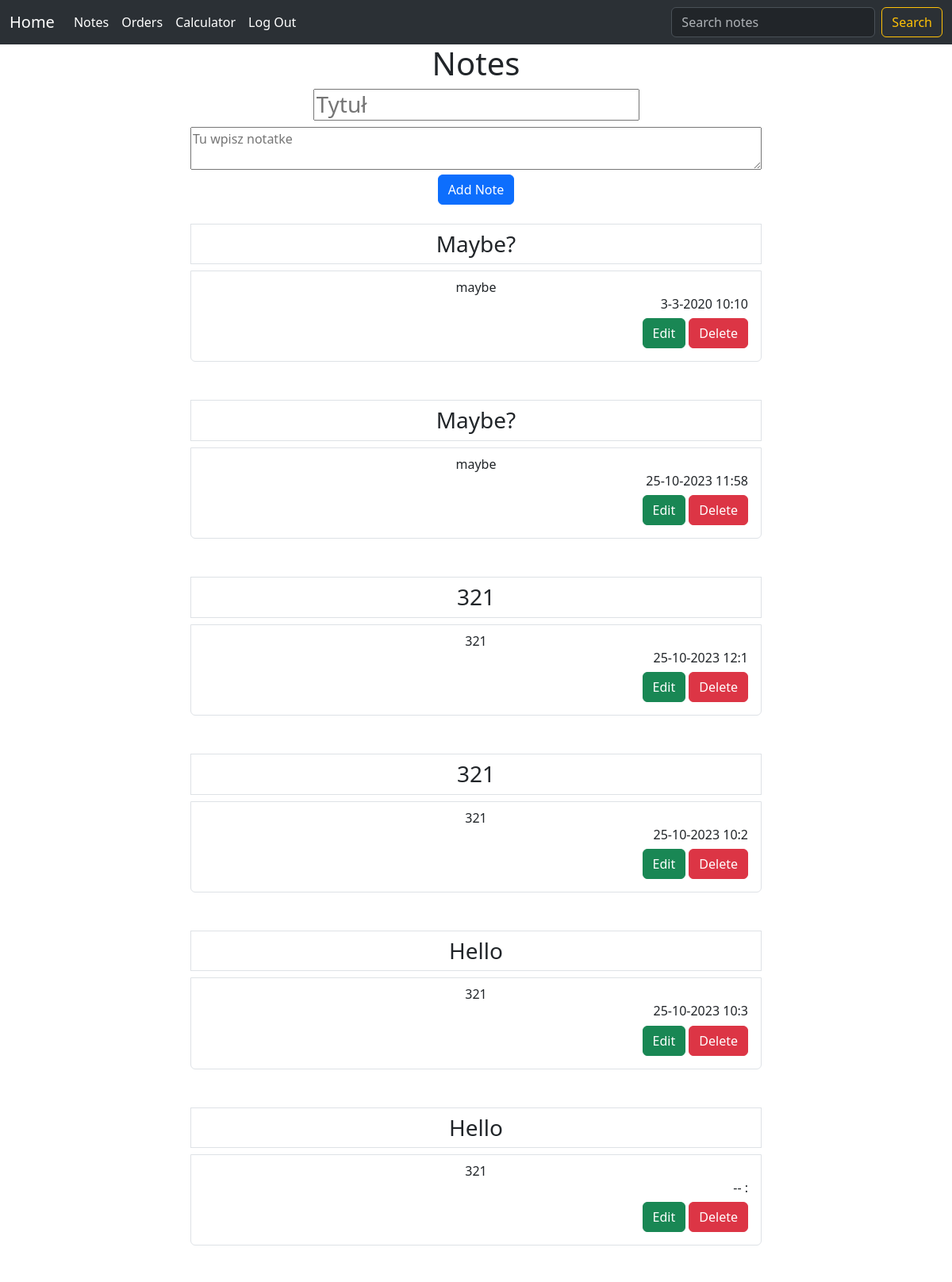
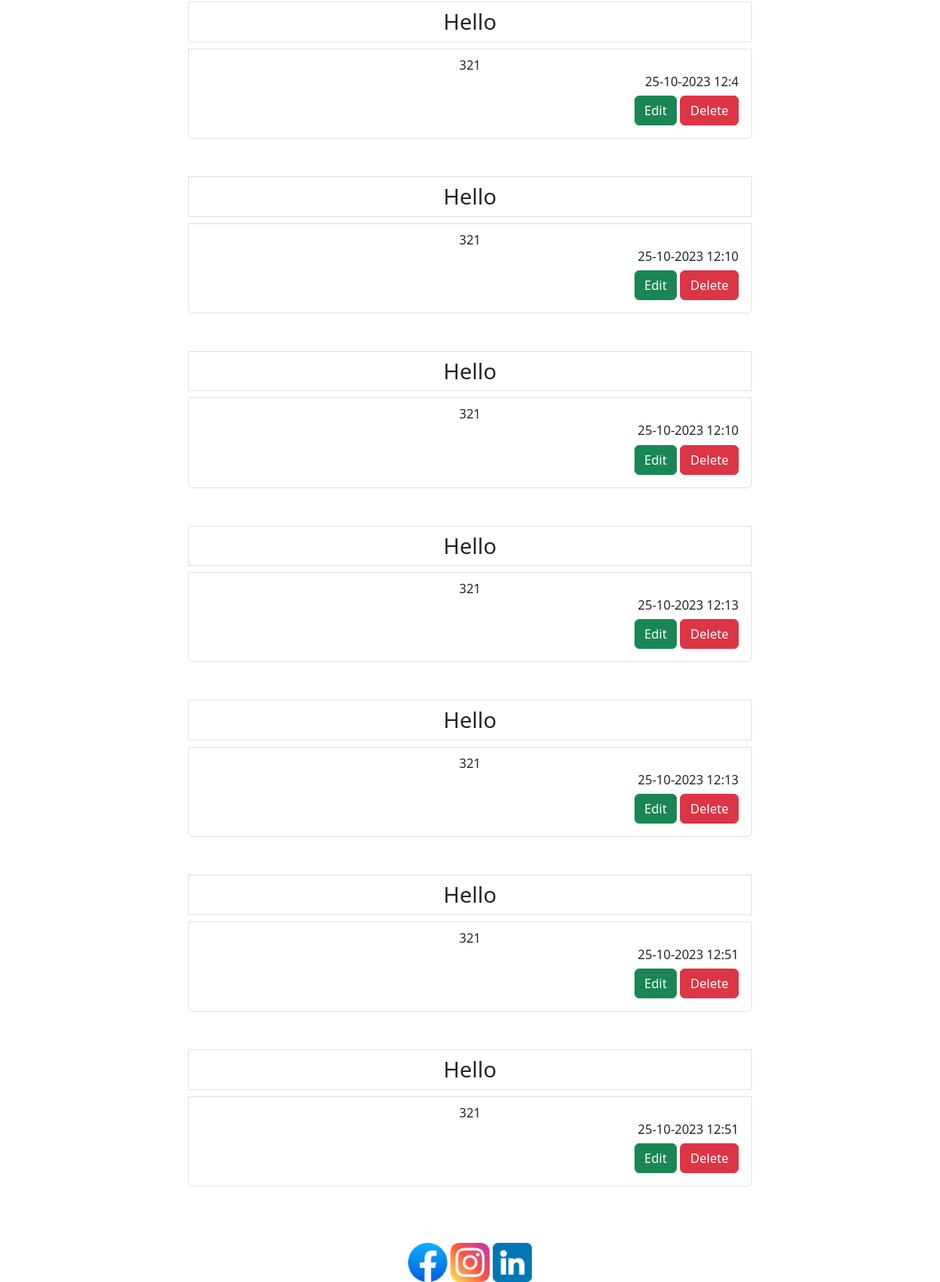
/notes (signed in), run on an earlier commit of the app's database (2 pictures, top to bottom).
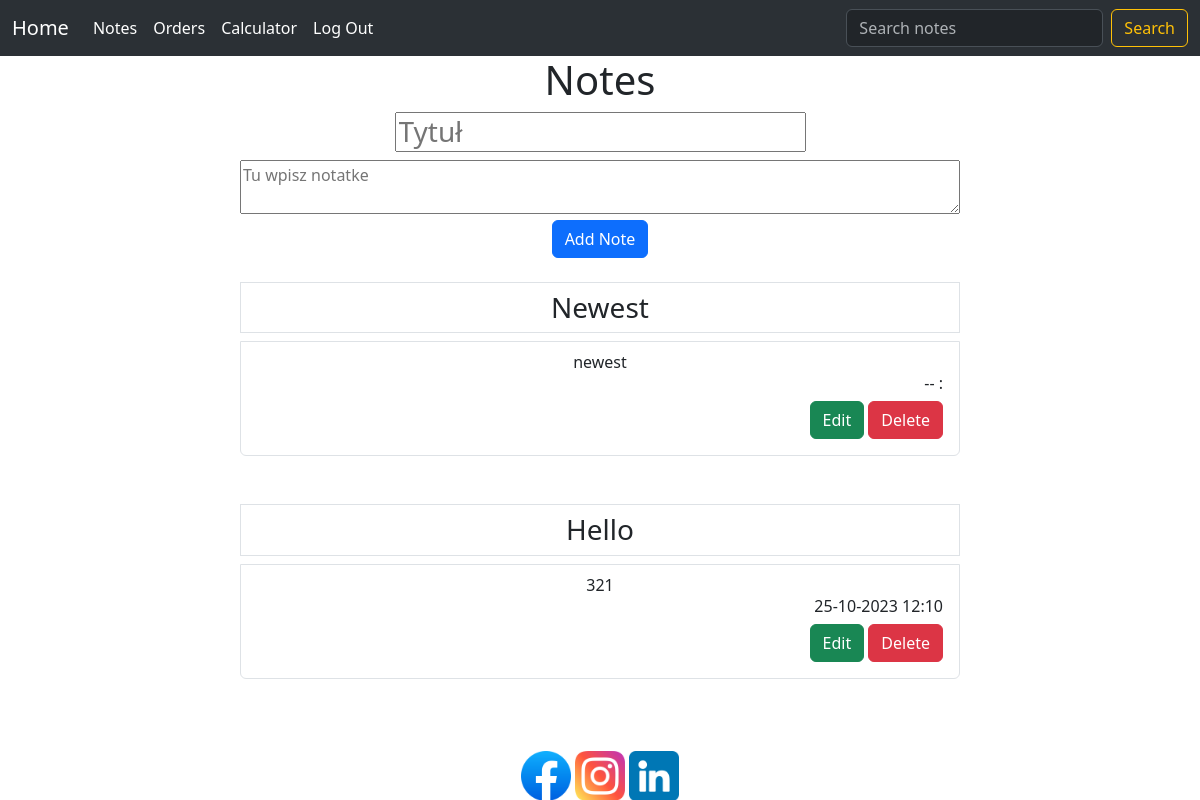
And on a later commit of the database.
### website/models.py (models this page shows)
class Note(db.Model):
    id = db.Column(db.Integer, primary_key=True)
    title = db.Column(db.String(25))
    data = db.Column(db.String(9999))
    date_now = db.Column(db.DateTime(timezone=True), default=datetime.now())
    user_id = db.Column(db.Integer, db.ForeignKey('user.id'))

### website/views.py (the view, shortened to what this page needs)
@views.route("/notes", methods=['POST', 'GET'])
@login_required
def notes():
    return render_template("notes.html", user=current_user)

### website/models.py
class SearchForm(FlaskForm):
    searched = StringField("Searched", validators=[DataRequired()])
    submit = SubmitField("Submit")

### website/__init__.py (called while the page is built)
def create_app():
    app = Flask(__name__)
    app.config['SECRET_KEY'] = 'eh2WGSwY@HwO$!S!j32EM*9$36zKJCyvrvu#fRVV3rgs$3@H&whPGXwknMyW#qypW%E#D8yhTPDq$m##Ho6wUkNdIeuWozI8dZM' # secret key jest tu widoczny bo jest to tylko do portfolio inaczej byłby ukryty ze względów bezpieczeństwa, moze jeszcze tym sie zajmę ale zobaczę
    app.config['SQLALCHEMY_DATABASE_URI'] = f'sqlite:///{DB_NAME}'
    db.init_app(app)
    from .views import views
    from .auth import auth
    app.register_blueprint(views, url_prefix='/')
    app.register_blueprint(auth, url_prefix='/')
    from .models import User, Note
    with app.app_context():
        db.create_all()
    login_manager = LoginManager()
    login_manager.login_view = 'auth.login'
    login_manager.init_app(app)
    @login_manager.user_loader
    def load_user(id):
        return User.query.get(int(id))
    return app

### website/views.py (called while the page is built)
@views.context_processor
def base():
    form = SearchForm()
    return dict(form=form)

### website/templates/notes.html (shortened to what this page needs)
{% extends "navbar.html" %}
{% block content %}
<link rel="stylesheet" href="/static/css/my_forms.css" />
<div class="text-center">
  <h1 >Notes</h1>
  <form method="POST">
    <div class="text-center">
      <h3>
        <input placeholder="Tytuł" name="title" id="title">
      </h3>
        <textarea class="my_forms_area" placeholder="Tu wpisz notatke" name="note" id="note"></textarea>
    </div>
    <button type="submit" class="btn btn-primary">Add Note</button>
</form>
  <br>
  <div class="my_forms_area">
    {% for note in user.notes %}
      <ul class="list-group" id="notes">
          <h3 >
            <li class="list-group-item">{{ note.title }} </li>
          </h3>
          <li class="list-group-item">{{ note.data }}
            <h6 class="text-end">{{ note.date_now.day }}-{{ note.date_now.month }}-{{ note.date_now.year }} {{ note.date_now.hour }}:{{ note.date_now.minute }}
            <h6 class="text-end">
                <a href="{{ url_for('views.get_note', id=note.id)}}"><button type="button" class="btn btn-success"  >Edit</button></a>
                <button type="button" class="btn btn-danger" onClick="deleteNote({{ note.id}})">Delete</button>
            </h6>
          </h6>
        </ul>
        <br>
        <br>
        {% endfor %}
    </div>
  </div>
</div>
{% endblock %}

### website/templates/navbar.html (shortened to what this page needs)
<!doctype html>
<html lang="en">
  <head>
    <link href="https://cdn.jsdelivr.net/npm/bootstrap@5.3.1/dist/css/bootstrap.min.css" rel="stylesheet">
  </head>
  <body>
    <nav class="navbar navbar-expand-lg bg-body-tertiary" data-bs-theme="dark">
        <div class="container-fluid">
          <a class="navbar-brand"  href="/home">Home</a>
          <div class="collapse navbar-collapse" id="navbarSupportedContent">
            <ul class="navbar-nav me-auto mb-2 mb-lg-0">
              {% if user.is_authenticated %}
              <li class="nav-item">
                <a class="nav-link active" aria-current="page" href="/notes">Notes</a>
              </li>
              <li class="nav-item">
                <a class="nav-link active" aria-current="page" href="/orders">Orders</a>
              </li>
              <li class="nav-item">
                <a class="nav-link active" aria-current="page" href="/calc">Calculator</a>
              </li>
              <li class="nav-item">
                <a class="nav-link active" aria-current="page" href="/logout">Log Out</a>
              </li>
              {% endif %}
            </ul>
            {% if user.is_authenticated %}
            <form class="d-flex" role="search" method="POST" action="{{ url_for('views.search') }}">
              <input class="form-control me-2" type="search" placeholder="Search notes" aria-label="Search" name="searched">
              <button class="btn btn-outline-warning" type="submit" >Search</button>
            </form>
            {% endif %}
          </div>
        </div>
      </nav>
        <div>
        {% block content %}
        {% endblock %}
      <br>
      <div class="text-center">
          <a href="https://www.facebook.com"><img type="button" src="{{ url_for('static', filename='images/facebook.png') }}" height="50px" width="50px"></a>
          <a href="https://www.instagram.com"><img type="button" src="{{ url_for('static', filename='images/instagram.png') }}" height="50px" width="50px"></a>
          <a href=""><img type="button" src="{{ url_for('static', filename='images/linkedin.png') }}" height="50px" width="50px"></a>
</body>
</html>

### website/static/css/my_forms.css (style rules this page uses)
.my_forms_area { width: 60%; margin-left: auto; margin-right: auto; }

What changed in the data, as far as the page shows it:
removed Note: title "Maybe?", data "maybe", date_now.day "3", date_now.month "3", date_now.year "2020", date_now.hour "10", date_now.minute "10"
removed Note: title "Maybe?", data "maybe", date_now.day "25", date_now.month "10", date_now.year "2023", date_now.hour "11", date_now.minute "58"
removed Note: title "321", data "321", date_now.day "25", date_now.month "10", date_now.year "2023", date_now.hour "12", date_now.minute "1"
removed Note: title "321", data "321", date_now.day "25", date_now.month "10", date_now.year "2023", date_now.hour "10", date_now.minute "2"
removed Note: title "Hello", data "321", date_now.day "25", date_now.month "10", date_now.year "2023", date_now.hour "10", date_now.minute "3"
removed Note: title "Hello", data "321"
removed Note: title "Hello", data "321", date_now.day "25", date_now.month "10", date_now.year "2023", date_now.hour "12", date_now.minute "4"
removed Note: title "Hello", data "321", date_now.day "25", date_now.month "10", date_now.year "2023", date_now.hour "12", date_now.minute "10"
removed Note: title "Hello", data "321", date_now.day "25", date_now.month "10", date_now.year "2023", date_now.hour "12", date_now.minute "13"
removed Note: title "Hello", data "321", date_now.day "25", date_now.month "10", date_now.year "2023", date_now.hour "12", date_now.minute "13"
removed Note: title "Hello", data "321", date_now.day "25", date_now.month "10", date_now.year "2023", date_now.hour "12", date_now.minute "51"
removed Note: title "Hello", data "321", date_now.day "25", date_now.month "10", date_now.year "2023", date_now.hour "12", date_now.minute "51"
added Note: title "Newest", data "newest"
